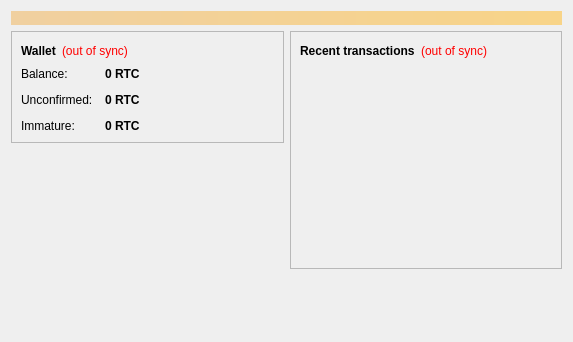
<?xml version="1.0" encoding="UTF-8"?>
<ui version="4.0">
 <class>OverviewPage</class>
 <widget class="QWidget" name="OverviewPage">
  <property name="geometry">
   <rect>
    <x>0</x>
    <y>0</y>
    <width>573</width>
    <height>342</height>
   </rect>
  </property>
  <property name="windowTitle">
   <string>Form</string>
  </property>
  <layout class="QVBoxLayout" name="topLayout">
   <item>
    <widget class="QLabel" name="labelAlerts">
     <property name="visible">
      <bool>false</bool>
     </property>
     <property name="styleSheet">
      <string notr="true">background-color: qlineargradient(x1: 0, y1: 0, x2: 1, y2: 0, stop:0 #F0D0A0, stop:1 #F8D488); color:#000000;</string>
     </property>
     <property name="wordWrap">
      <bool>true</bool>
     </property>
     <property name="margin">
      <number>3</number>
     </property>
    </widget>
   </item>
   <item>
    <layout class="QHBoxLayout" name="horizontalLayout" stretch="1,1">
     <item>
      <layout class="QVBoxLayout" name="verticalLayout_2">
       <item>
        <widget class="QFrame" name="frame">
         <property name="frameShape">
          <enum>QFrame::StyledPanel</enum>
         </property>
         <property name="frameShadow">
          <enum>QFrame::Raised</enum>
         </property>
         <layout class="QVBoxLayout" name="verticalLayout_4">
          <item>
           <layout class="QHBoxLayout" name="horizontalLayout_4">
            <item>
             <widget class="QLabel" name="label_5">
              <property name="font">
               <font>
                <weight>75</weight>
                <bold>true</bold>
               </font>
              </property>
              <property name="text">
               <string>Wallet</string>
              </property>
             </widget>
            </item>
            <item>
             <widget class="QLabel" name="labelWalletStatus">
              <property name="toolTip">
               <string>The displayed information may be out of date. Your wallet automatically synchronizes with the RitzCoin network after a connection is established, but this process has not completed yet.</string>
              </property>
              <property name="styleSheet">
               <string notr="true">QLabel { color: red; }</string>
              </property>
              <property name="text">
               <string notr="true">(out of sync)</string>
              </property>
              <property name="alignment">
               <set>Qt::AlignLeading|Qt::AlignLeft|Qt::AlignVCenter</set>
              </property>
             </widget>
            </item>
            <item>
             <spacer name="horizontalSpacer_2">
              <property name="orientation">
               <enum>Qt::Horizontal</enum>
              </property>
              <property name="sizeHint" stdset="0">
               <size>
                <width>40</width>
                <height>20</height>
               </size>
              </property>
             </spacer>
            </item>
           </layout>
          </item>
          <item>
           <layout class="QFormLayout" name="formLayout_2">
            <property name="fieldGrowthPolicy">
             <enum>QFormLayout::AllNonFixedFieldsGrow</enum>
            </property>
            <property name="horizontalSpacing">
             <number>12</number>
            </property>
            <property name="verticalSpacing">
             <number>12</number>
            </property>
            <item row="0" column="0">
             <widget class="QLabel" name="label">
              <property name="text">
               <string>Balance:</string>
              </property>
             </widget>
            </item>
            <item row="0" column="1">
             <widget class="QLabel" name="labelBalance">
              <property name="font">
               <font>
                <weight>75</weight>
                <bold>true</bold>
               </font>
              </property>
              <property name="cursor">
               <cursorShape>IBeamCursor</cursorShape>
              </property>
              <property name="toolTip">
               <string>Your current balance</string>
              </property>
              <property name="text">
               <string notr="true">0 RTC</string>
              </property>
              <property name="textInteractionFlags">
               <set>Qt::LinksAccessibleByMouse|Qt::TextSelectableByKeyboard|Qt::TextSelectableByMouse</set>
              </property>
             </widget>
            </item>
            <item row="1" column="0">
             <widget class="QLabel" name="label_3">
              <property name="text">
               <string>Unconfirmed:</string>
              </property>
             </widget>
            </item>
            <item row="1" column="1">
             <widget class="QLabel" name="labelUnconfirmed">
              <property name="font">
               <font>
                <weight>75</weight>
                <bold>true</bold>
               </font>
              </property>
              <property name="cursor">
               <cursorShape>IBeamCursor</cursorShape>
              </property>
              <property name="toolTip">
               <string>Total of transactions that have yet to be confirmed, and do not yet count toward the current balance</string>
              </property>
              <property name="text">
               <string notr="true">0 RTC</string>
              </property>
              <property name="textInteractionFlags">
               <set>Qt::LinksAccessibleByMouse|Qt::TextSelectableByKeyboard|Qt::TextSelectableByMouse</set>
              </property>
             </widget>
            </item>
            <item row="2" column="0">
             <widget class="QLabel" name="labelImmatureText">
              <property name="text">
               <string>Immature:</string>
              </property>
             </widget>
            </item>
            <item row="2" column="1">
             <widget class="QLabel" name="labelImmature">
              <property name="font">
               <font>
                <weight>75</weight>
                <bold>true</bold>
               </font>
              </property>
              <property name="toolTip">
               <string>Mined balance that has not yet matured</string>
              </property>
              <property name="text">
               <string notr="true">0 RTC</string>
              </property>
              <property name="textInteractionFlags">
               <set>Qt::LinksAccessibleByMouse|Qt::TextSelectableByKeyboard|Qt::TextSelectableByMouse</set>
              </property>
             </widget>
            </item>
           </layout>
          </item>
         </layout>
        </widget>
       </item>
       <item>
        <spacer name="verticalSpacer">
         <property name="orientation">
          <enum>Qt::Vertical</enum>
         </property>
         <property name="sizeHint" stdset="0">
          <size>
           <width>20</width>
           <height>40</height>
          </size>
         </property>
        </spacer>
       </item>
        <item>
         <widget class="QLabel" name="label_wallet_bgcoin">
          <property name="text">
           <string/>
          </property>
          <property name="pixmap">
           <pixmap resource="../bitcoin.qrc">:/images/wallet_bgcoin</pixmap>
          </property>
          <property name="scaledContents">
           <bool>false</bool>
          </property>
          <property name="alignment">
           <set>Qt::AlignCenter</set>
          </property>
          <property name="margin">
           <number>-2</number>
          </property>
         </widget>
        </item>
        <item>
         <widget class="QLabel" name="label_6">
          <property name="text">
           <string/>
          </property>
         </widget>
        </item>
      </layout>
     </item>
     <item>
      <layout class="QVBoxLayout" name="verticalLayout_3">
       <item>
        <widget class="QFrame" name="frame_2">
         <property name="frameShape">
          <enum>QFrame::StyledPanel</enum>
         </property>
         <property name="frameShadow">
          <enum>QFrame::Raised</enum>
         </property>
         <layout class="QVBoxLayout" name="verticalLayout">
          <item>
           <layout class="QHBoxLayout" name="horizontalLayout_2">
            <item>
             <widget class="QLabel" name="label_4">
              <property name="text">
               <string>&lt;b&gt;Recent transactions&lt;/b&gt;</string>
              </property>
             </widget>
            </item>
            <item>
             <widget class="QLabel" name="labelTransactionsStatus">
              <property name="toolTip">
               <string>The displayed information may be out of date. Your wallet automatically synchronizes with the RitzCoin network after a connection is established, but this process has not completed yet.</string>
              </property>
              <property name="styleSheet">
               <string notr="true">QLabel { color: red; }</string>
              </property>
              <property name="text">
               <string notr="true">(out of sync)</string>
              </property>
              <property name="alignment">
               <set>Qt::AlignRight|Qt::AlignTrailing|Qt::AlignVCenter</set>
              </property>
             </widget>
            </item>
            <item>
             <spacer name="horizontalSpacer">
              <property name="orientation">
               <enum>Qt::Horizontal</enum>
              </property>
              <property name="sizeHint" stdset="0">
               <size>
                <width>40</width>
                <height>20</height>
               </size>
              </property>
             </spacer>
            </item>
           </layout>
          </item>
          <item>
           <widget class="QListView" name="listTransactions">
            <property name="styleSheet">
             <string notr="true">QListView { background: transparent; }</string>
            </property>
            <property name="frameShape">
             <enum>QFrame::NoFrame</enum>
            </property>
            <property name="verticalScrollBarPolicy">
             <enum>Qt::ScrollBarAlwaysOff</enum>
            </property>
            <property name="horizontalScrollBarPolicy">
             <enum>Qt::ScrollBarAlwaysOff</enum>
            </property>
            <property name="selectionMode">
             <enum>QAbstractItemView::NoSelection</enum>
            </property>
           </widget>
          </item>
         </layout>
        </widget>
       </item>
       <item>
        <spacer name="verticalSpacer_2">
         <property name="orientation">
          <enum>Qt::Vertical</enum>
         </property>
         <property name="sizeHint" stdset="0">
          <size>
           <width>20</width>
           <height>40</height>
          </size>
         </property>
        </spacer>
       </item>
      </layout>
     </item>
    </layout>
   </item>
  </layout>
 </widget>
 <resources/>
 <connections/>
</ui>
